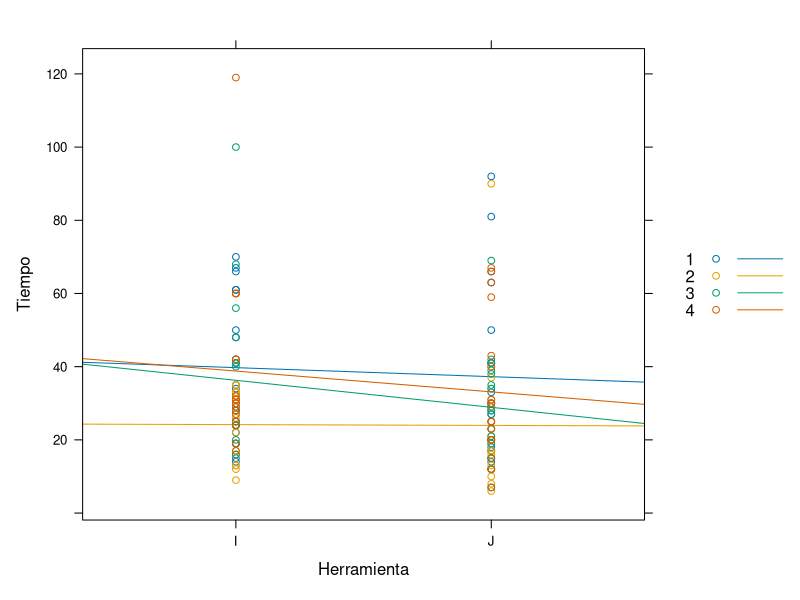
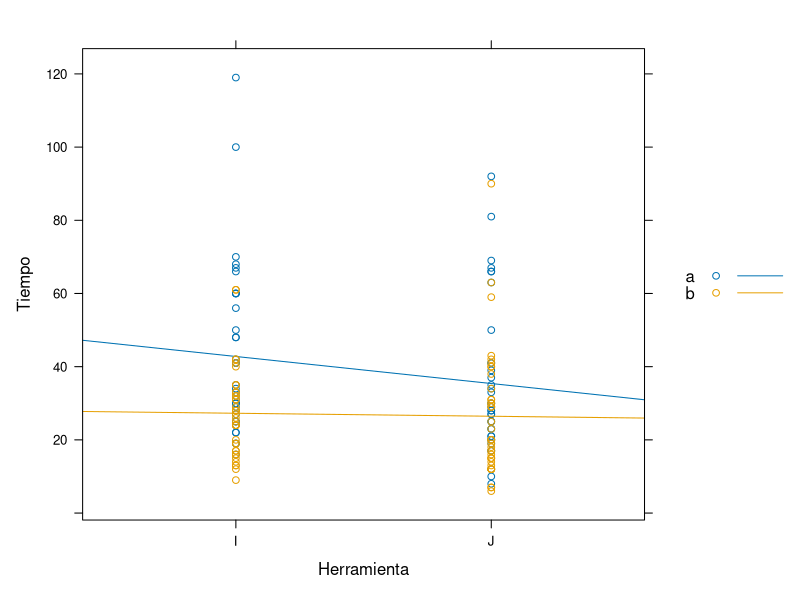
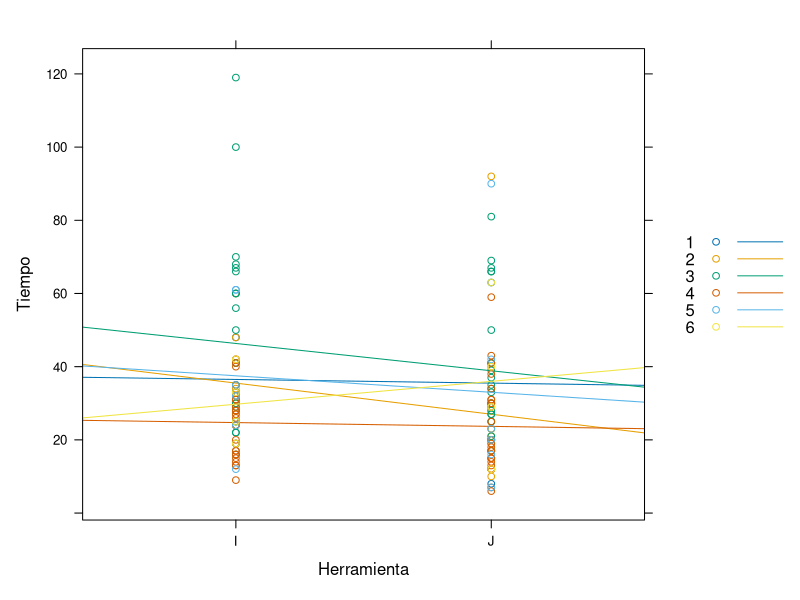
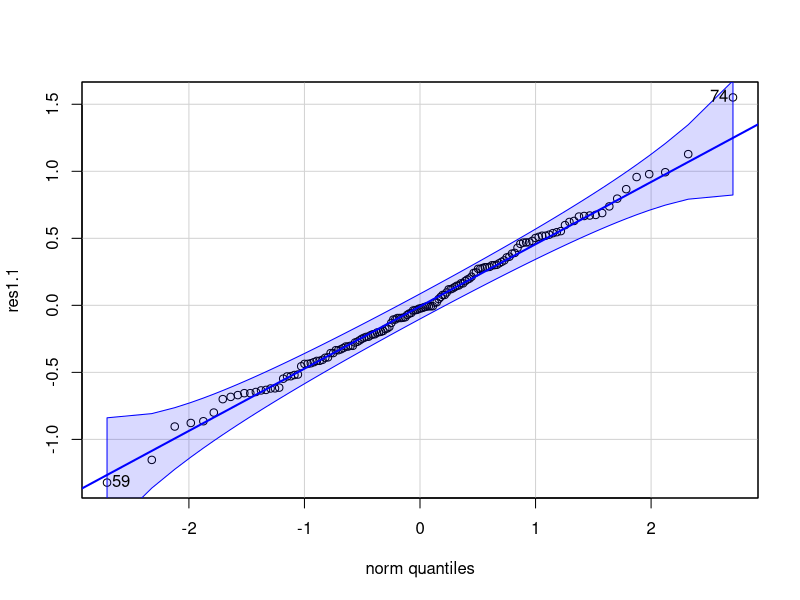
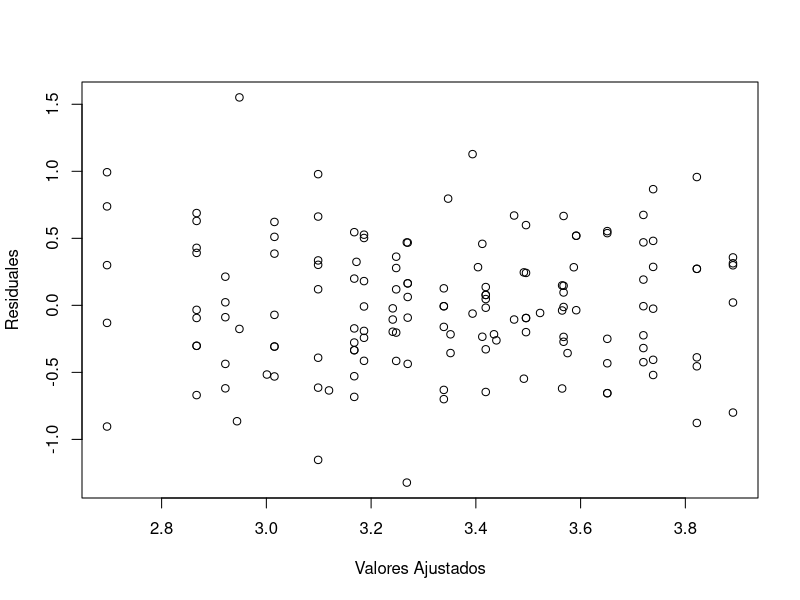
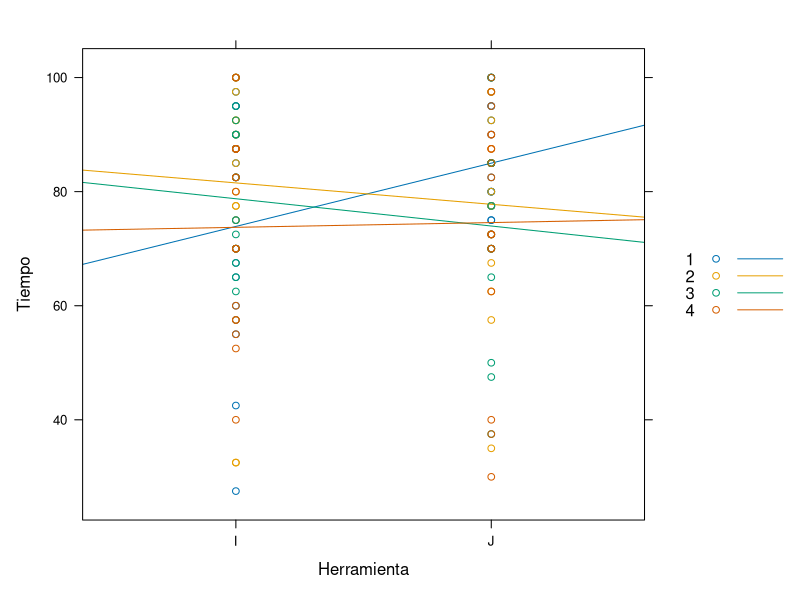
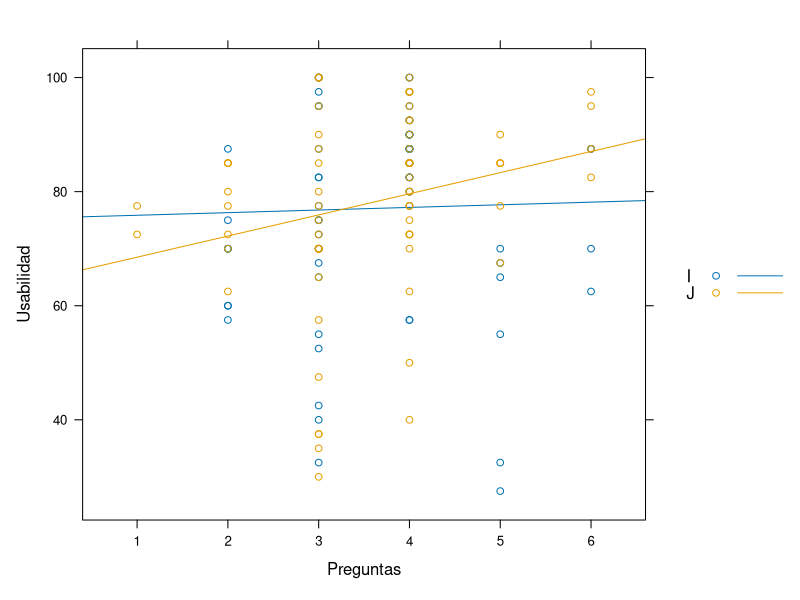

These charts were generated, in order, by the following R code: (Note: this script raises an error after producing the figures.)
## ---- chunk 1
library(readxl)
library(dplyr)
library(lubridate)
library(hms)
library(lme4)
library(car)
library(MASS)
library(lattice)
library(lmtest)
## ---- chunk 2
setwd("~/GitHub/Proyecto-Lineales-avanzados")
#base = read_excel("base_completa.xlsx")
base = read_excel("Base_Limpia.xlsx")
## ---- chunk 3
base1.1 <- base %>%
  mutate(
    ti_hora  = as_hms(ti),
    tf_hora  = as_hms(tf),
    dif_hora = as_hms(dif),
    dif_minutos = as.numeric(difftime(tf, ti, units = "mins"))
  )

base1.1$tool = factor(base1.1$tool)
base1.1$Pregunta = factor(base1.1$Pregunta)
base1.1$Semestre = factor(base1.1$Semestre)
base1.1$Grupo = factor(base1.1$Grupo)
base1.1$id_est = factor(base1.1$id_est)

base1.1 <- base1.1 %>%
  mutate(Grupo_1 = case_when(
    Semestre == "a" & Grupo == 1 ~ 1,
    Semestre == "a" & Grupo == 2 ~ 2,
    Semestre == "a" & Grupo == 3 ~ 3,
    Semestre == "b" & Grupo == 1 ~ 4,
    Semestre == "b" & Grupo == 2 ~ 5,
    Semestre == "b" & Grupo == 3 ~ 6
  )) 
base1.1$Grupo_1 = factor(base1.1$Grupo_1)
## ---- chunk 4
base1.1 = base1.1[!base1.1$id_est %in% c("s13", "s05"), ]
## ---- chunk 5

tabla_final <- table(
  Grupo = base1.1$Grupo, 
  Pregunta = base1.1$Pregunta, 
  Falta_US = is.na(base1.1$dif_minutos)
)

tabla_final[, , "FALSE"]
## ---- chunk 6
table(base1.1$Grupo[!is.na(base1.1$sus)])
## ---- chunk 7
table(base1.1$Pregunta[!is.na(base1.1$dif_minutos)])
## ---- chunk 8
library(tidyr)
library(dplyr)
estudiantes_con_na <- base1.1 %>% 
  group_by(id_est) %>% 
  filter(any(is.na(dif_minutos))) %>% 
  ungroup()

# Ver cuáles estudiantes son y cuántas preguntas les faltan
estudiantes_con_na %>% 
  group_by(id_est, Grupo, Semestre) %>% 
  summarise(preguntas_con_NA = sum(is.na(dif_minutos)), .groups = "drop")
## ---- chunk 9
conteo_estudiantes <- base1.1 %>%
  distinct(id_est, Semestre, Grupo_1) %>%  # Nos quedamos solo con estudiantes únicos por grupo/semestre
  count(Semestre, Grupo_1, name = "Total_Estudiantes")

print(conteo_estudiantes)
## ---- chunk 10
conteo_estudiantes <- base1.1 %>%
  distinct(id_est, Semestre) %>%  # Nos quedamos solo con estudiantes únicos por grupo/semestre
  count(Semestre, name = "Total_Estudiantes")

print(conteo_estudiantes)
## ---- chunk 11
table(base1.1$Grupo, base1.1$Semestre)
## ---- chunk 12
xyplot(dif_minutos~tool, groups = Pregunta ,type=c("r","p"),xlab="Herramienta",
ylab="Tiempo",data=base1.1,auto.key = TRUE)
## ---- chunk 13
xyplot(dif_minutos~tool, groups = Semestre ,type=c("r","p"),xlab="Herramienta",
ylab="Tiempo",data=base1.1,auto.key = TRUE)
## ---- chunk 14
xyplot(dif_minutos~tool, groups = Grupo_1 ,type=c("r","p"),xlab="Herramienta",
ylab="Tiempo",data=base1.1,auto.key = TRUE)
## ---- chunk 15
mod1.1 = lmer(log(dif_minutos) ~ tool*Pregunta + tool*Semestre +tool*Grupo_1 + (1|id_est), 
                  data = base1.1)
drop1(mod1.1, test = "Chisq")
## ---- chunk 16
mod1.2 = lmer(log(dif_minutos) ~ Pregunta + tool*Semestre +tool*Grupo_1 + (1|id_est), 
                  data = base1.1)
drop1(mod1.2, test = "Chisq")
## ---- chunk 17
mod1.3 = lmer(log(dif_minutos) ~ Pregunta + tool*Semestre + Grupo_1 + (1|id_est), 
                  data = base1.1)
drop1(mod1.3, test = "Chisq")
## ---- chunk 18
mod1.4 = lmer(log(dif_minutos) ~ tool+ Pregunta + Semestre + Grupo_1 + (1|id_est), 
                  data = base1.1)
drop1(mod1.4, test = "Chisq")
## ---- chunk 19
mod1.final = lmer(log(dif_minutos) ~ tool+Pregunta + Grupo_1 + (1|id_est), 
                  data = base1.1)

drop1(mod1.final, test = "Chisq")
## ---- chunk 20
res1.1 = residuals(mod1.final)
qqPlot(res1.1)
## ---- chunk 21
fit1.2 = fitted(mod1.final)
plot(fit1.2,res1.1,xlab = "Valores Ajustados",ylab = "Residuales")
## ---- chunk 22
leveneTest(res1.1 ~ base1.1$tool)
## ---- chunk 23
xyplot(sus~tool, groups = Pregunta ,type=c("r","p"),xlab="Herramienta",
ylab="Tiempo",data=base1.1,auto.key = TRUE)
## ---- chunk 24
xyplot(sus~Grupo_1, groups = tool ,type=c("r","p"),xlab="Preguntas",
ylab="Usabilidad",data=base1.1,auto.key = TRUE)
## ---- chunk 25
mod2.1 = lmer(sus^3~tool*Grupo_1+tool*Pregunta+tool*Semestre+ (1|id_est), data = base1.1)
drop1(mod2.1, test = "Chisq")
## ---- chunk 26
mod2.2 = lmer(sus^3~tool*Grupo_1+tool*Pregunta+Semestre+ (1|id_est), data = base1.1)
drop1(mod2.2, test = "Chisq")
## ---- chunk 27
mod2.3 = lmer(sus^3~tool*Grupo_1+Pregunta+Semestre+ (1|id_est), data = base1.1)
drop1(mod2.3, test = "Chisq")
## ---- chunk 28
mod2.4 = lmer(sus^3~tool*Grupo_1+Pregunta+ (1|id_est), data = base1.1)
drop1(mod2.4, test = "Chisq")
## ---- chunk 29
pre = predict(mod2.4)
base1.1$sus_centrado = base1.1$sus-pre+mean(base1.1$sus)
num_herramientas <- length(levels(base1.1$Grupo_1))
boxplot(sus_centrado ~ Pregunta * Grupo_1, 
        data = base1.1,
        # 'col' repetirá la paleta para cada bloque de preguntas
        col = rep(c("#1f77b4", "#d62728")[1:num_herramientas], each = length(unique(base1.1$Pregunta))),
        las = 2,
        main = "SUS por Pregunta y Grupo CENTRADO",
        xlab = "", 
        ylab = "Escala SUS")
## ---- chunk 30
res2.3 = residuals(mod2.4)
qqPlot(res2.3)
## ---- chunk 31
shapiro.test(res2.3)
## ---- chunk 32
fit2.3 = fitted(mod2.4)
plot(fit2.3,res2.3,xlab = "Valores Ajustados",ylab = "Residuales")
## ---- chunk 33
leveneTest(res2.3 ~ model.frame(mod2.4)$tool)
## ---- chunk 34
confint(mod1.final)
## ---- chunk 35
library(emmeans)
em = emmeans(mod1.final,pairwise ~ Grupo_1)
em$contrasts
## ---- chunk 36
confint(mod2.4)
## ---- chunk 37
em2 = emmeans(mod2.4,pairwise ~ tool|Grupo_1)
em2$contrasts
## ---- chunk 38
library(dplyr)
library(tidyr)

estudiantes_por_combinacion <- base1.1 %>%
  arrange(id_est, Pregunta) %>%
  group_by(id_est) %>%
  summarise(combinacion = paste(tool, collapse = "")) %>%
  group_by(combinacion) %>%
  summarise(n_estudiantes = n())

print(estudiantes_por_combinacion)
